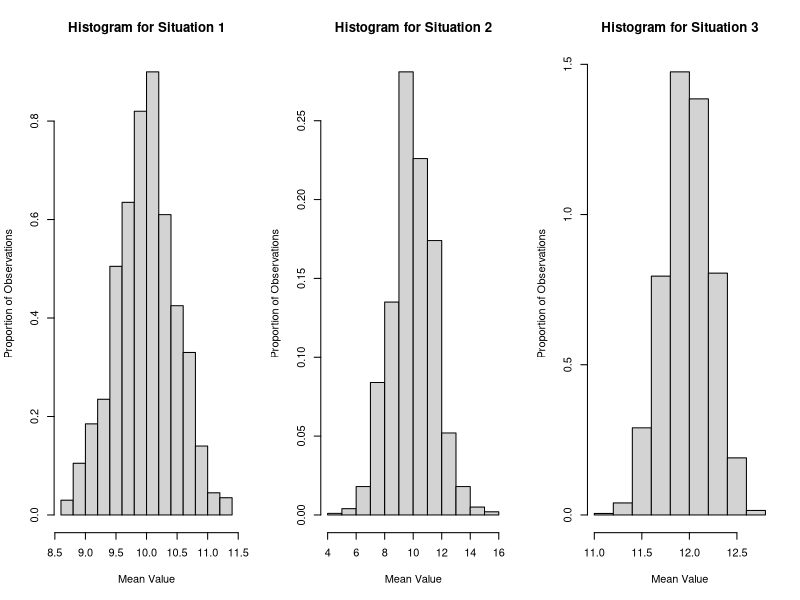

Generate this figure with R:
## ---- chunk 1
knitr::opts_chunk$set(echo = TRUE)
library(maps)
## ---- chunk 2
meanValFunction <- function (n, distr) {
  if (distr == "normal") {
    sample <- rnorm(n, mean = 10, sd = 3)
  }
  
  else if (distr == "binomial") {
    sample <- rbinom(n, size = 15, prob = 0.8)
  }
  sampleMean <- mean(sample)
  return(sampleMean)
}
## ---- chunk 3
situation1_mean <- replicate(1000, meanValFunction(40, "normal"))

situation2_mean <- replicate(1000, meanValFunction(4, "normal"))

situation3_mean <- replicate(1000, meanValFunction(40, "binomial"))

par(mfrow = c(1, 3))

hist(situation1_mean, main = "Histogram for Situation 1", probability = TRUE, xlab = "Mean Value", ylab = "Proportion of Observations")

hist(situation2_mean, main = "Histogram for Situation 2", probability = TRUE, xlab = "Mean Value", ylab = "Proportion of Observations")

hist(situation3_mean, main = "Histogram for Situation 3", probability = TRUE, xlab = "Mean Value", ylab = "Proportion of Observations")
